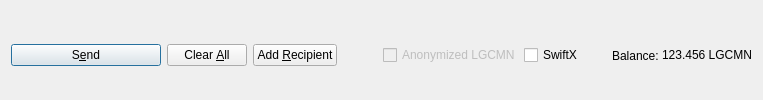
         <widget class="QFrame" name="frame_Send">
          <layout class="QHBoxLayout" name="horizontalLayout">
           <property name="bottomMargin">
            <number>0</number>
           </property>
           <item>
            <widget class="QPushButton" name="sendButton">
             <property name="minimumSize">
              <size>
               <width>150</width>
               <height>0</height>
              </size>
             </property>
             <property name="toolTip">
              <string>Confirm the send action</string>
             </property>
             <property name="text">
              <string>S&amp;end</string>
             </property>
             <property name="icon">
              <iconset resource="../litegoldcoinmn.qrc">
               <normaloff>:/icons/send</normaloff>:/icons/send</iconset>
             </property>
             <property name="autoDefault">
              <bool>false</bool>
             </property>
             <property name="default">
              <bool>true</bool>
             </property>
            </widget>
           </item>
           <item>
            <widget class="QPushButton" name="clearButton">
             <property name="sizePolicy">
              <sizepolicy hsizetype="Minimum" vsizetype="Fixed">
               <horstretch>0</horstretch>
               <verstretch>0</verstretch>
              </sizepolicy>
             </property>
             <property name="toolTip">
              <string>Clear all fields of the form.</string>
             </property>
             <property name="text">
              <string>Clear &amp;All</string>
             </property>
             <property name="icon">
              <iconset resource="../litegoldcoinmn.qrc">
               <normaloff>:/icons/remove</normaloff>:/icons/remove</iconset>
             </property>
             <property name="autoDefault">
              <bool>false</bool>
             </property>
            </widget>
           </item>
           <item>
            <widget class="QPushButton" name="addButton">
             <property name="toolTip">
              <string>Send to multiple recipients at once</string>
             </property>
             <property name="text">
              <string>Add &amp;Recipient</string>
             </property>
             <property name="icon">
              <iconset resource="../litegoldcoinmn.qrc">
               <normaloff>:/icons/add</normaloff>:/icons/add</iconset>
             </property>
             <property name="autoDefault">
              <bool>false</bool>
             </property>
            </widget>
           </item>
           <item>
            <spacer name="horizontalSpacer">
             <property name="orientation">
              <enum>Qt::Horizontal</enum>
             </property>
             <property name="sizeHint" stdset="0">
              <size>
               <width>40</width>
               <height>20</height>
              </size>
             </property>
            </spacer>
           </item>
           <item>
            <layout class="QHBoxLayout" name="horizontalLayout_2">
             <property name="spacing">
              <number>3</number>
             </property>
             <item>
              <widget class="QCheckBox" name="checkzLGCMN">
               <property name="enabled">
                <bool>false</bool>
               </property>
               <property name="text">
                <string>Anonymized LGCMN</string>
               </property>
              </widget>
             </item>
             <item>
              <widget class="QCheckBox" name="checkSwiftTX">
               <property name="enabled">
                <bool>true</bool>
               </property>
               <property name="minimumSize">
                <size>
                 <width>85</width>
                 <height>0</height>
                </size>
               </property>
               <property name="text">
                <string>SwiftX</string>
               </property>
              </widget>
             </item>
             <item>
              <widget class="QLabel" name="label">
               <property name="text">
                <string>Balance:</string>
               </property>
              </widget>
             </item>
             <item>
              <widget class="QLabel" name="labelBalance">
               <property name="sizePolicy">
                <sizepolicy hsizetype="Preferred" vsizetype="Fixed">
                 <horstretch>0</horstretch>
                 <verstretch>0</verstretch>
                </sizepolicy>
               </property>
               <property name="cursor">
                <cursorShape>IBeamCursor</cursorShape>
               </property>
               <property name="text">
                <string notr="true">123.456 LGCMN</string>
               </property>
               <property name="textInteractionFlags">
                <set>Qt::LinksAccessibleByMouse|Qt::TextSelectableByKeyboard|Qt::TextSelectableByMouse</set>
               </property>
              </widget>
             </item>
            </layout>
           </item>
          </layout>
         </widget>
